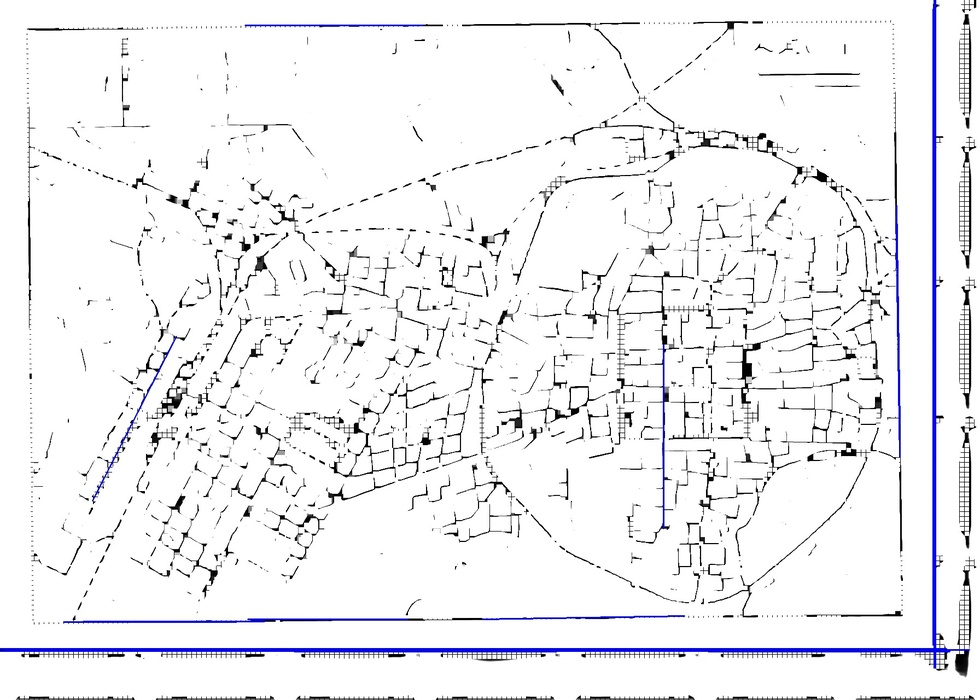
#> input picture result_line.jpg, 980 x 700 px, shrunk from 1792 x 1280 before the run
$ python FLANN_demo.py
#> lines starting #> are read from the running program, lines starting #| are printed output that depends on the picture
'''
FLANN:最近邻的快速库
'''

import numpy as np
import cv2
from matplotlib import  pyplot as plt

queryImage=cv2.imread('result_line.jpg',0)
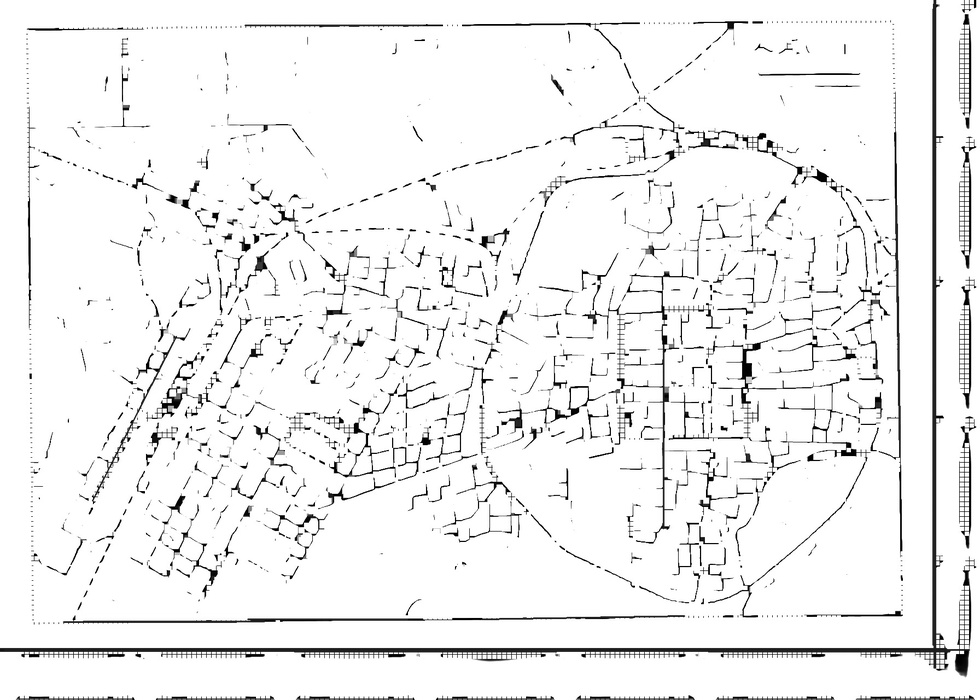
#> queryImage: shape (700, 980); min 0, max 255, mean 240.4
trainingImage=cv2.imread('result2_line.jpg',0)
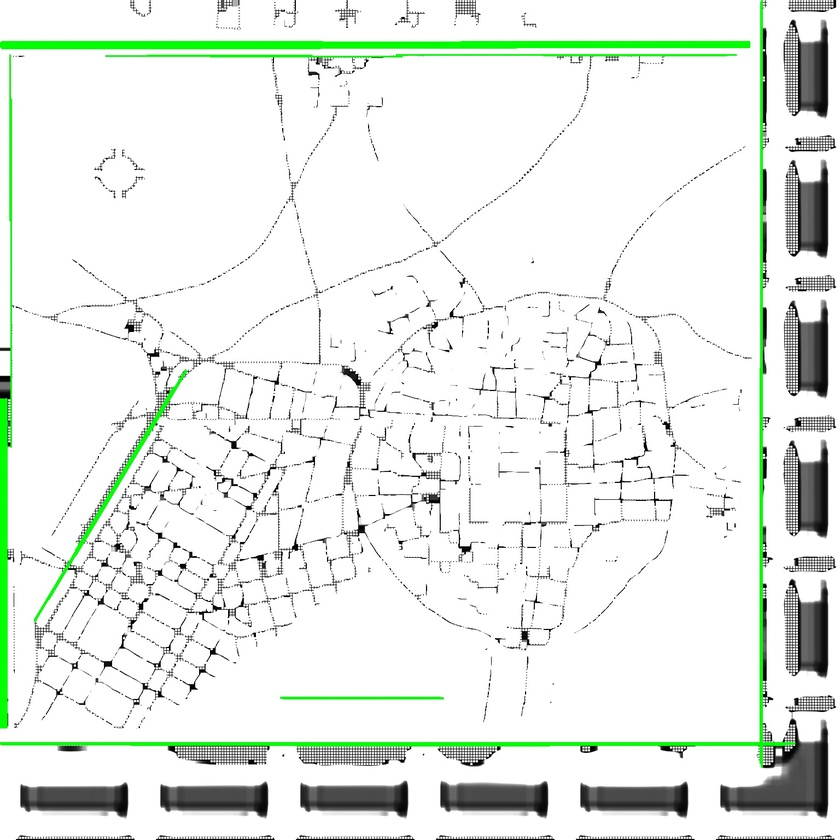
#> input picture result2_line.jpg, 840 x 840 px, shrunk from 1536 x 1536 before the run
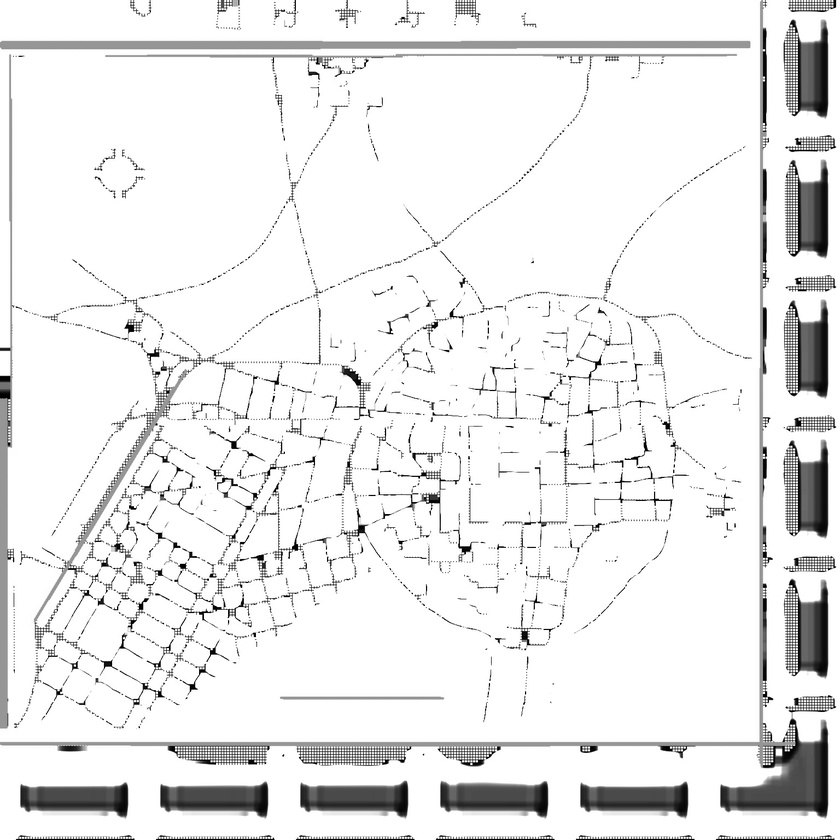
#> trainingImage: shape (840, 840); min 0, max 255, mean 234.7

sift=cv2.xfeatures2d.SIFT_create()
kp1,des1=sift.detectAndCompute(queryImage,None)
#> kp1 = 2099 keypoints; strongest (x, y, size): (215, 215, 4.3), (810, 458, 4.3), (426, 441, 5.7), (815, 337, 2.9)
kp2,des2=sift.detectAndCompute(trainingImage,None)
#> kp2 = 1357 keypoints; strongest (x, y, size): (183, 566, 4.1), (400, 542, 2.6), (146, 600, 2.7), (192, 687, 4.3)

#FLANN
'''
LinearIndex,KTreeIndex,KMeansIndex,CompositeIndex和AutotuneIndex
'''
FLANN_INDEX_KDTREE=0
indexParams=dict(algorithm=FLANN_INDEX_KDTREE,tree=5)  #待处理核密度树的数量
searchParams=dict(checks=50)    #索引树要被遍历的层数

flann = cv2.FlannBasedMatcher(indexParams, searchParams)

matches = flann.knnMatch(des1, des2, k=2)
#> matches = 2099 matches
# 创建掩模
matchesMask = [[0, 0] for i in range(len(matches))]
#> matchesMask = 2099 pairs, first value 0 to 0, second value 0 to 0

for i, (m, n) in enumerate(matches):
    if m.distance < 0.7 * n.distance:
        matchesMask[i] = [1, 0]
#> after the loop, matchesMask = 2099 pairs, first value 0 to 1, second value 0 to 0

drawParams = dict(matchColor=(0, 255, 0),
                  singlePointColor=(255, 0, 0),
                  matchesMask=matchesMask,
                  flags=0
                  )
#> drawParams = 4 items
resultImage = cv2.drawMatchesKnn(queryImage, kp1, trainingImage, kp2, matches, None, **drawParams)
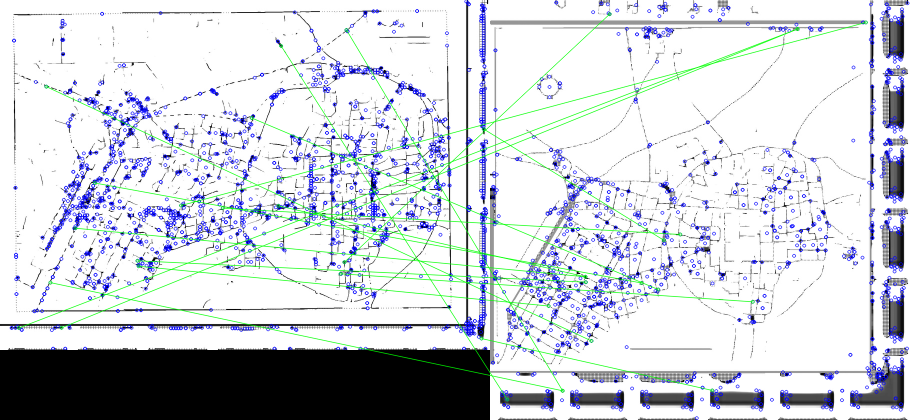
#> resultImage: shape (840, 1820, 3) (shown at 1/2 size); mean of channels 0, 1, 2 214.8, 209.4, 205.4; drawn as B, G, R
plt.xticks([]), plt.yticks([])
plt.imshow(resultImage), plt.show()
